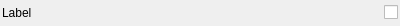
<?xml version="1.0" encoding="UTF-8"?>
<ui version="4.0">
 <class>PropertyControlBool</class>
 <widget class="QWidget" name="PropertyControlBool">
  <property name="geometry">
   <rect>
    <x>0</x>
    <y>0</y>
    <width>400</width>
    <height>26</height>
   </rect>
  </property>
  <property name="sizePolicy">
   <sizepolicy hsizetype="Preferred" vsizetype="Maximum">
    <horstretch>0</horstretch>
    <verstretch>0</verstretch>
   </sizepolicy>
  </property>
  <property name="windowTitle">
   <string>Form</string>
  </property>
  <layout class="QHBoxLayout" name="mLayout">
   <property name="spacing">
    <number>5</number>
   </property>
   <property name="margin">
    <number>2</number>
   </property>
   <item>
    <widget class="QLabel" name="mLabel">
     <property name="text">
      <string>Label</string>
     </property>
    </widget>
   </item>
   <item>
    <spacer name="horizontalSpacer">
     <property name="orientation">
      <enum>Qt::Horizontal</enum>
     </property>
     <property name="sizeHint" stdset="0">
      <size>
       <width>40</width>
       <height>20</height>
      </size>
     </property>
    </spacer>
   </item>
   <item>
    <widget class="QCheckBox" name="mValue">
     <property name="text">
      <string/>
     </property>
    </widget>
   </item>
  </layout>
 </widget>
 <resources/>
 <connections/>
</ui>
